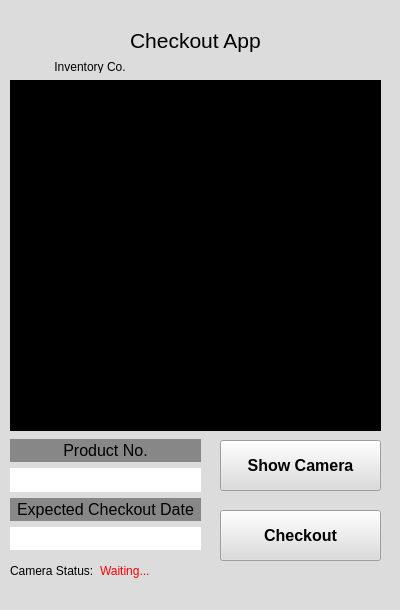
<?xml version="1.0" encoding="UTF-8"?>
<ui version="4.0">
 <class>MainWindow</class>
 <widget class="QMainWindow" name="MainWindow">
  <property name="geometry">
   <rect>
    <x>0</x>
    <y>0</y>
    <width>400</width>
    <height>610</height>
   </rect>
  </property>
  <property name="windowTitle">
   <string>MainWindow</string>
  </property>
  <property name="styleSheet">
   <string notr="true">background-color: rgb(220, 220, 220);</string>
  </property>
  <widget class="QWidget" name="centralwidget">
   <widget class="QLabel" name="label">
    <property name="geometry">
     <rect>
      <x>60</x>
      <y>20</y>
      <width>51</width>
      <height>40</height>
     </rect>
    </property>
    <property name="text">
     <string/>
    </property>
    <property name="pixmap">
     <pixmap>../Resources/package-icon-transparent.png</pixmap>
    </property>
   </widget>
   <widget class="QLabel" name="label_3">
    <property name="geometry">
     <rect>
      <x>130</x>
      <y>20</y>
      <width>201</width>
      <height>41</height>
     </rect>
    </property>
    <property name="font">
     <font>
      <pointsize>16</pointsize>
     </font>
    </property>
    <property name="text">
     <string>Checkout App</string>
    </property>
   </widget>
   <widget class="QLabel" name="label_2">
    <property name="geometry">
     <rect>
      <x>50</x>
      <y>60</y>
      <width>80</width>
      <height>13</height>
     </rect>
    </property>
    <property name="styleSheet">
     <string notr="true">background-color: rgba(255, 255, 255, 0);</string>
    </property>
    <property name="text">
     <string>Inventory Co.</string>
    </property>
    <property name="alignment">
     <set>Qt::AlignCenter</set>
    </property>
   </widget>
   <widget class="QGraphicsView" name="camera_view">
    <property name="geometry">
     <rect>
      <x>10</x>
      <y>80</y>
      <width>371</width>
      <height>351</height>
     </rect>
    </property>
    <property name="styleSheet">
     <string notr="true">background-color: rgb(0,0,0);</string>
    </property>
   </widget>
   <widget class="QWidget" name="verticalLayoutWidget">
    <property name="geometry">
     <rect>
      <x>10</x>
      <y>439</y>
      <width>191</width>
      <height>111</height>
     </rect>
    </property>
    <layout class="QVBoxLayout" name="verticalLayout">
     <item>
      <widget class="QLabel" name="label_4">
       <property name="font">
        <font>
         <pointsize>12</pointsize>
        </font>
       </property>
       <property name="styleSheet">
        <string notr="true">background-color: rgb(135, 135, 135);</string>
       </property>
       <property name="text">
        <string>Product No.</string>
       </property>
       <property name="alignment">
        <set>Qt::AlignCenter</set>
       </property>
      </widget>
     </item>
     <item>
      <widget class="QLabel" name="product_no_label">
       <property name="font">
        <font>
         <pointsize>12</pointsize>
        </font>
       </property>
       <property name="styleSheet">
        <string notr="true">background-color: rgb(255, 255, 255);</string>
       </property>
       <property name="text">
        <string/>
       </property>
       <property name="alignment">
        <set>Qt::AlignCenter</set>
       </property>
      </widget>
     </item>
     <item>
      <widget class="QLabel" name="label_6">
       <property name="font">
        <font>
         <pointsize>12</pointsize>
        </font>
       </property>
       <property name="styleSheet">
        <string notr="true">background-color: rgb(135, 135, 135);</string>
       </property>
       <property name="text">
        <string>Expected Checkout Date</string>
       </property>
       <property name="alignment">
        <set>Qt::AlignCenter</set>
       </property>
      </widget>
     </item>
     <item>
      <widget class="QLabel" name="expected_checkout_date_label">
       <property name="font">
        <font>
         <pointsize>12</pointsize>
        </font>
       </property>
       <property name="styleSheet">
        <string notr="true">background-color: rgb(255, 255, 255);</string>
       </property>
       <property name="text">
        <string/>
       </property>
       <property name="alignment">
        <set>Qt::AlignCenter</set>
       </property>
      </widget>
     </item>
    </layout>
   </widget>
   <widget class="QPushButton" name="camera_button">
    <property name="geometry">
     <rect>
      <x>220</x>
      <y>440</y>
      <width>161</width>
      <height>51</height>
     </rect>
    </property>
    <property name="font">
     <font>
      <pointsize>12</pointsize>
      <weight>75</weight>
      <bold>true</bold>
     </font>
    </property>
    <property name="text">
     <string>Show Camera</string>
    </property>
   </widget>
   <widget class="QPushButton" name="checkout_button">
    <property name="geometry">
     <rect>
      <x>220</x>
      <y>510</y>
      <width>161</width>
      <height>51</height>
     </rect>
    </property>
    <property name="font">
     <font>
      <pointsize>12</pointsize>
      <weight>75</weight>
      <bold>true</bold>
     </font>
    </property>
    <property name="text">
     <string>Checkout</string>
    </property>
   </widget>
   <widget class="QWidget" name="horizontalLayoutWidget">
    <property name="geometry">
     <rect>
      <x>10</x>
      <y>560</y>
      <width>160</width>
      <height>21</height>
     </rect>
    </property>
    <layout class="QHBoxLayout" name="horizontalLayout">
     <item>
      <widget class="QLabel" name="label_5">
       <property name="text">
        <string>Camera Status:</string>
       </property>
      </widget>
     </item>
     <item>
      <widget class="QLabel" name="camera_status_label">
       <property name="styleSheet">
        <string notr="true">color: rgb(255, 0, 0);</string>
       </property>
       <property name="text">
        <string>Waiting...</string>
       </property>
      </widget>
     </item>
    </layout>
   </widget>
  </widget>
  <widget class="QStatusBar" name="statusbar"/>
 </widget>
 <resources/>
 <connections/>
</ui>
